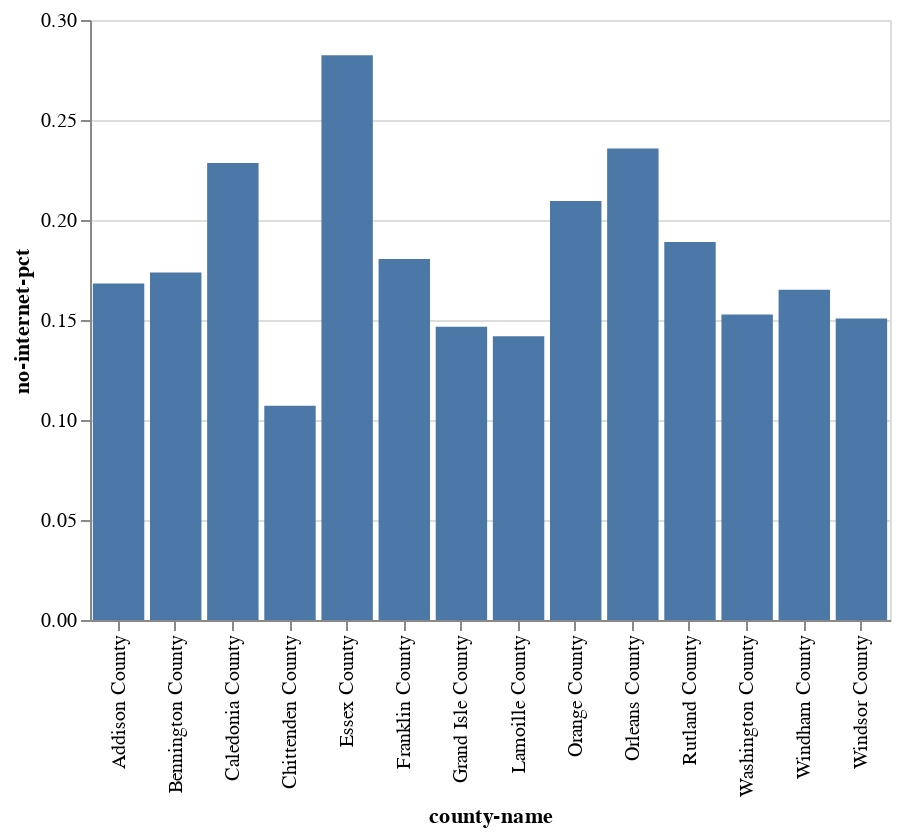

Notebook code for this chart:
### Markdown cell above
Create a bar chart using `county-name` and `no-internet-pct`.

### Code cell
alt.Chart(rural_internet).mark_bar().encode(
    x="county-name",
    y="no-internet-pct"
).properties(
    width=400
)

### Figure 1 — Vega-Lite specification as saved in the notebook (floating-point values rounded to 4 significant figures)
{"config": {"view": {"continuousWidth": 400, "continuousHeight": 300}}, "data": {"name": "data-39ba347e0996aeb75731796f8b7099c3"}, "mark": "bar", "encoding": {"x": {"type": "nominal", "field": "county-name"}, "y": {"type": "quantitative", "field": "no-internet-pct"}}, "width": 400, "$schema": "https://vega.github.io/schema/vega-lite/v4.0.2.json", "datasets": {"data-39ba347e0996aeb75731796f8b7099c3": [{"county-name": "Addison County", "no-internet-pct": 0.1682, "rural-pct": 0.784}, {"county-name": "Bennington County", "no-internet-pct": 0.1738, "rural-pct": 0.645}, {"county-name": "Caledonia County", "no-internet-pct": 0.2285, "rural-pct": 0.744}, {"county-name": "Chittenden County", "no-internet-pct": 0.1071, "rural-pct": 0.26}, {"county-name": "Essex County", "no-internet-pct": 0.2824, "rural-pct": 1.0}, {"county-name": "Franklin County", "no-internet-pct": 0.1805, "rural-pct": 0.717}, {"county-name": "Grand Isle County", "no-internet-pct": 0.1467, "rural-pct": 1.0}, {"county-name": "Lamoille County", "no-internet-pct": 0.1418, "rural-pct": 1.0}, {"county-name": "Orange County", "no-internet-pct": 0.2095, "rural-pct": 0.972}, {"county-name": "Orleans County", "no-internet-pct": 0.2358, "rural-pct": 0.853}, {"county-name": "Rutland County", "no-internet-pct": 0.189, "rural-pct": 0.61}, {"county-name": "Washington County", "no-internet-pct": 0.1528, "rural-pct": 0.528}, {"county-name": "Windham County", "no-internet-pct": 0.1652, "rural-pct": 0.682}, {"county-name": "Windsor County", "no-internet-pct": 0.1508, "rural-pct": 0.756}]}}
